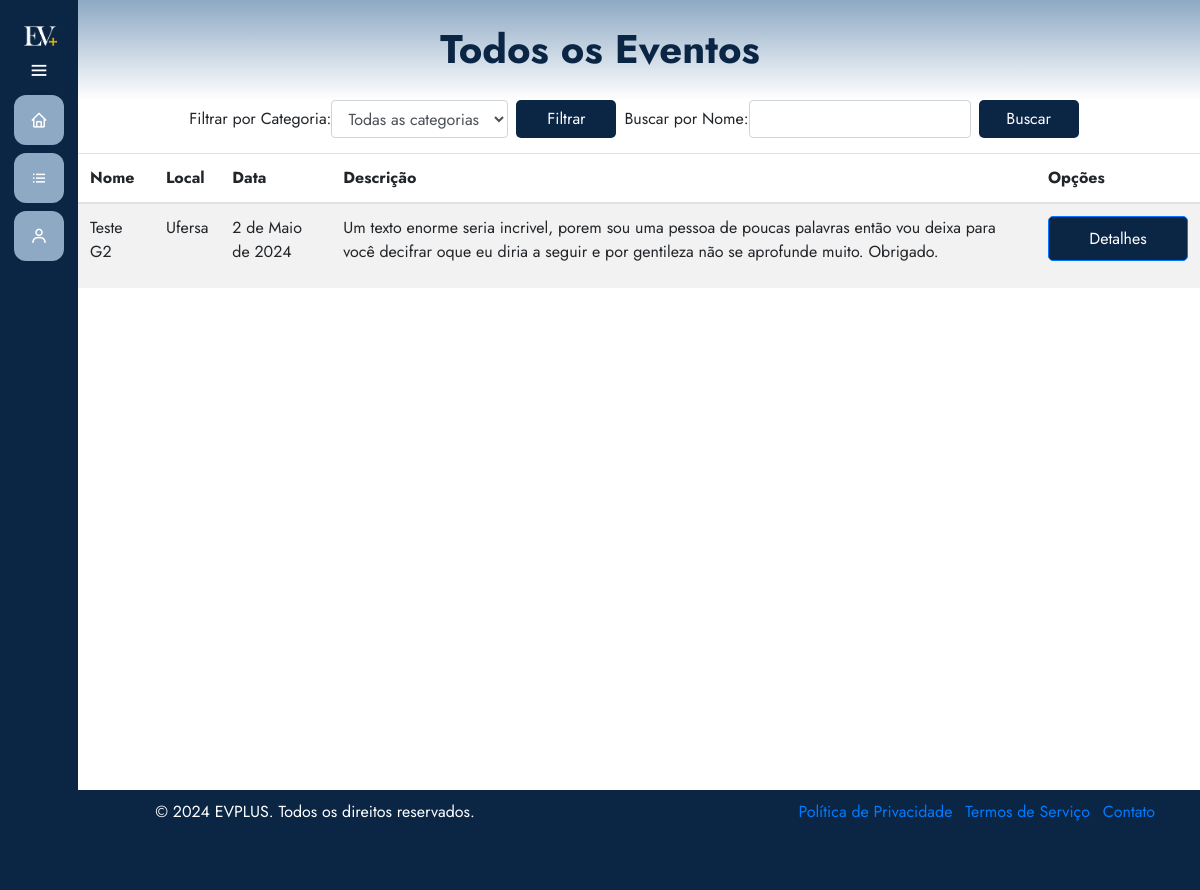
Before: /eventos/todos-eventos/ with the older database file.
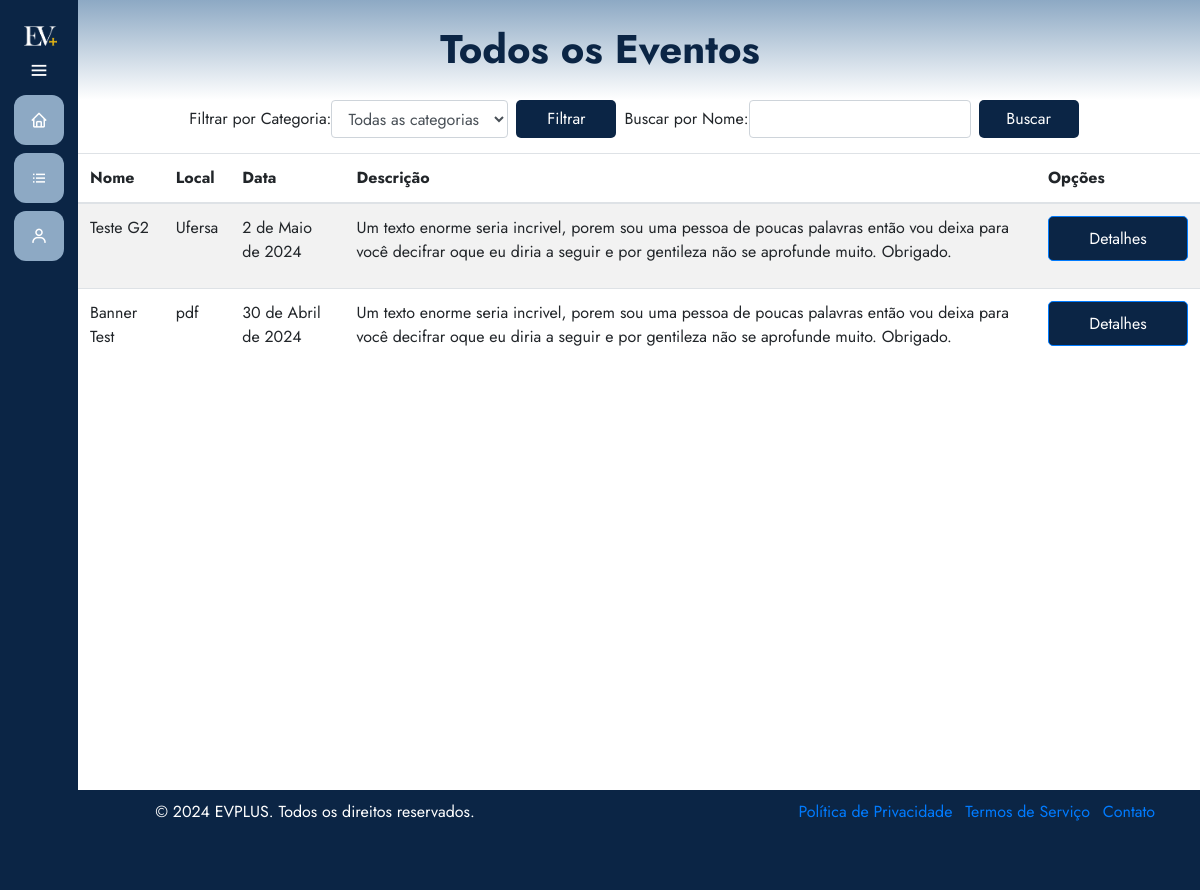
After: the same page with the newer database file.
### eventos/models.py (models this page shows, shortened)
class Evento(models.Model):
    user = models.ForeignKey(User, on_delete=models.CASCADE)
    clients = models.ManyToManyField(User, through='Inscricao', related_name='eventos')
    name = models.CharField(max_length=100)
    description = models.TextField()
    local = models.CharField(max_length=100)
    date = models.DateField()
    time = models.TimeField()
    category = models.CharField(max_length=100)
    banner = models.ImageField(null=True, blank=True, upload_to='banners/')
    limite_inscricoes = models.PositiveIntegerField(null=True, blank=True, verbose_name="Limite de Inscrições")
    finalizado = models.BooleanField(default=False)
    certificados = models.ManyToManyField(User, through='Certificado', related_name='eventos_certificados')

### eventos/views.py (the view)
# urls.py: path('todos-eventos/', views.listarTodosEventos, name='todos_eventos'),
def listarTodosEventos(request):
    exibir_sidebar = True
    categoria = request.GET.get('categoria')
    nome = request.GET.get('nome')
    eventosDisponiveis = Evento.objects.filter(finalizado=False)
    if categoria:
        eventosDisponiveis = eventosDisponiveis.filter(category=categoria)
    if nome:
        eventosDisponiveis = eventosDisponiveis.filter(name__icontains=nome)
    return render(request, 'todosEventos.html', {'eventos': eventosDisponiveis, 'exibir_sidebar': exibir_sidebar})

### eventos/templates/todosEventos.html (shortened to what this page needs)
{% extends 'base.html' %}
{% load static %}
{% block 'head' %}
    <link rel="stylesheet" href="{% static 'eventos/css/todosEventos.css' %}">
{% endblock %}
{% block 'dashboard' %}
    <div class="container">
        <div class="row">
            <div class="col-md-12">
                <form method="GET" action="{% url 'eventos:todos_eventos' %}" class="form-inline">
                    <div class="form-group mr-2">
                        <label for="categoria">Filtrar por Categoria:</label>
                        <select class="form-control" id="categoria" name="categoria">
                            <option value="">Todas as categorias</option>
                        </select>
                    </div>
                    <button type="submit" class="btn btn-filter mr-2">Filtrar</button>
                    <div class="form-group">
                        <label for="nome">Buscar por Nome:</label>
                        <input type="text" class="form-control mr-2" id="nome" name="nome">
                    </div>
                    <button type="submit" class="btn btn-filter">Buscar</button>
                </form>
            </div>
        <div class="row">
            <div class="col-md-12">
                <div class="panel panel-default">
                    <div class="panel-body">
                        <div class="table-responsive">
                            <table class="table table-striped">
                                <thead>
                                    <tr>
                                        <th>Nome</th>
                                        <th>Local</th>
                                        <th>Data</th>
                                        <th>Descrição</th>
                                        <th>Opções</th>
                                    </tr>
                                </thead>
                                <tbody>
                                    {% for evento in eventos %}
                                        <tr>
                                            <td>{{ evento.name }}</td>
                                            <td>{{ evento.local }}</td>
                                            <td>{{ evento.date }}</td>
                                            <td>{{ evento.description }}</td>
                                            <td>
                                                <a href="{% url 'eventos:detalhes_evento' evento.id %}" class="btn btn-primary">Detalhes</a>
                                            </td>
                                        </tr>
                                    {% endfor %}
                                </tbody>
                            </table>
                        </div>
                    </div>
                </div>
            </div>
        </div>
    </div>
{% endblock %}

### templates/base.html (shortened to what this page needs)
{% load static %}
<!doctype html>
<html lang="pt-BR">
<head>
  <link rel="stylesheet" href="https://cdn.jsdelivr.net/npm/bootstrap@4.6.1/dist/css/bootstrap.min.css">
  <link rel="stylesheet" href="{% static 'general/css/base.css' %}">
  <link rel="stylesheet" href="{% static 'general/css/general.css' %}">
  <link href='https://unpkg.com/boxicons@2.0.7/css/boxicons.min.css' rel='stylesheet'>
  {% block 'head' %}{% endblock %}
</head>
<body>
  <div class="page-topo" id="page-topo">
    <h1 class="main-title" id="page-topo-title"></h1>
  </div>
  {% if exibir_sidebar %}
  <div class="sidebar">
    <a href="{% url 'home' %}">
      <div class="logo-details">
          <img src="{% static 'images/LOGO.png' %}" alt="Logo" class="logo">
        </a>
          <i class='bx bx-menu' id="btn" ></i>
      </div>
      <ul class="nav-list">
      <li>
        <a href="{% url 'home' %}">
          <i class='bx bx-home'></i>
        </a>
      </li>
      <li>
        <a href="{% url 'eventos:todos_eventos' %}">
          <i class='bx bx-list-ul'></i>
        </a>
      </li>
      <li>
        <a href="{% url 'conta' %}">
          <i class='bx bx-user'></i>
        </a>
      </li>
    </ul>
  {% endif %}
  <section class="home-section">
    {% block 'dashboard' %}
    {% endblock %}
  </section>
  <footer class="footer">
    <div class="container">
        <div class="row">
            <div class="col-md-6">
                <p>&copy; 2024 EVPLUS. Todos os direitos reservados.</p>
            </div>
            <div class="col-md-6 text-md-right">
                <ul class="list-inline">
                    <li class="list-inline-item"><a href="#">Política de Privacidade</a></li>
                    <li class="list-inline-item"><a href="#">Termos de Serviço</a></li>
                    <li class="list-inline-item"><a href="#">Contato</a></li>
                </ul>
            </div>
        </div>
    </div>
  </footer>
</body>
</html>

### templates/static/general/css/base.css (style rules this page uses)
* { margin: 0; padding: 0; box-sizing: border-box; font-family: "Jost" , sans-serif; }
.main-title { position: relative; color: var(--dark-color); font-size: 40px; top: 25px; font-weight: bold; text-align: center; z-index: 3; }
.page-topo { position: relative; width: 100%; height: 100px; background-image: linear-gradient(to bottom, var(--main-color), white); z-index: 2; }
.sidebar { position: fixed; left: 0; top: 0; height: 100%; width: 78px; background: var(--dark-color); padding: 6px 14px; z-index: 99; transition: all 0.5s ease; }
.sidebar .logo-details { height: 60px; display: flex; align-items: center; position: relative; }
.sidebar .logo-details #btn { position: absolute; top: 50%; right: 0; transform: translateY(-50%); font-size: 22px; transition: all 0.4s ease; font-size: 23px; text-align: center; cursor: pointer; transition: all 0.5s ease; }
.sidebar i { color: #fff; height: 60px; min-width: 50px; font-size: 28px; text-align: center; line-height: 60px; }
.sidebar .nav-list { margin-top: 20px; height: 100%; }
.sidebar li { position: relative; margin: 8px 0; list-style: none; }
.sidebar li a { display: flex; height: 100%; width: 100%; border-radius: 12px; align-items: center; text-decoration: none; transition: all 0.4s ease; background: var(--main-color); }
.sidebar li i { height: 50px; line-height: 50px; font-size: 18px; border-radius: 12px; }
.home-section { position: relative; min-height: 80vh; top: 0; background: white; left: 78px; width: calc(100% - 78px); transition: all 0.5s ease; z-index: 2; }
.logo-details { position: relative; top: 0; left: 0; background-color: var(--dark-color); padding: 5px 14px 25px 10px; z-index: 1000; }
.logo { max-height: 20px; transition: max-height 0.5s ease; }
.sidebar { padding-top: 15px; }
.sidebar .logo-details #btn { position: absolute; top: 55px; right: 0px; font-size: 22px; transition: all 0.4s ease; text-align: center; cursor: pointer; }
.footer { position: relative; bottom: 0; width: 100%; height: 100px; background-color: var(--dark-color); color: white; text-align: center; padding-top: 10px; z-index: 1000; margin-top: 50px; }

### templates/static/general/css/general.css (style rules this page uses)
:root { --main-color: #8da9c4; --dark-color: #0b2545; --light-color: #eef4ed; --contrast-color: #467afd; --differential-color: #134074; }

### templates/static/eventos/css/todosEventos.css (style rules this page uses)
.btn-primary { height: 45px; width: 140px; background-color: var(--dark-color); padding: 10px; border-radius: 5px; color: white; margin-bottom: 15px; }
.btn-filter { height: 38px; width: 100px; background-color: var(--dark-color); padding: 5px; border-radius: 5px; color: white; margin-right: 10px; }
.form-inline { margint-top: 20px; margin-bottom: 15px; display: flex; justify-content: center; }

Changed rows visible on the page:
added Evento: name "Banner Test", local "pdf", date "30 de Abril de 2024", description "Um texto enorme seria incrivel, porem sou uma pessoa de poucas palavras então vou deixa para você decifrar oque eu diria a seguir e por gentileza não se aprofunde muito. Obrigado."
